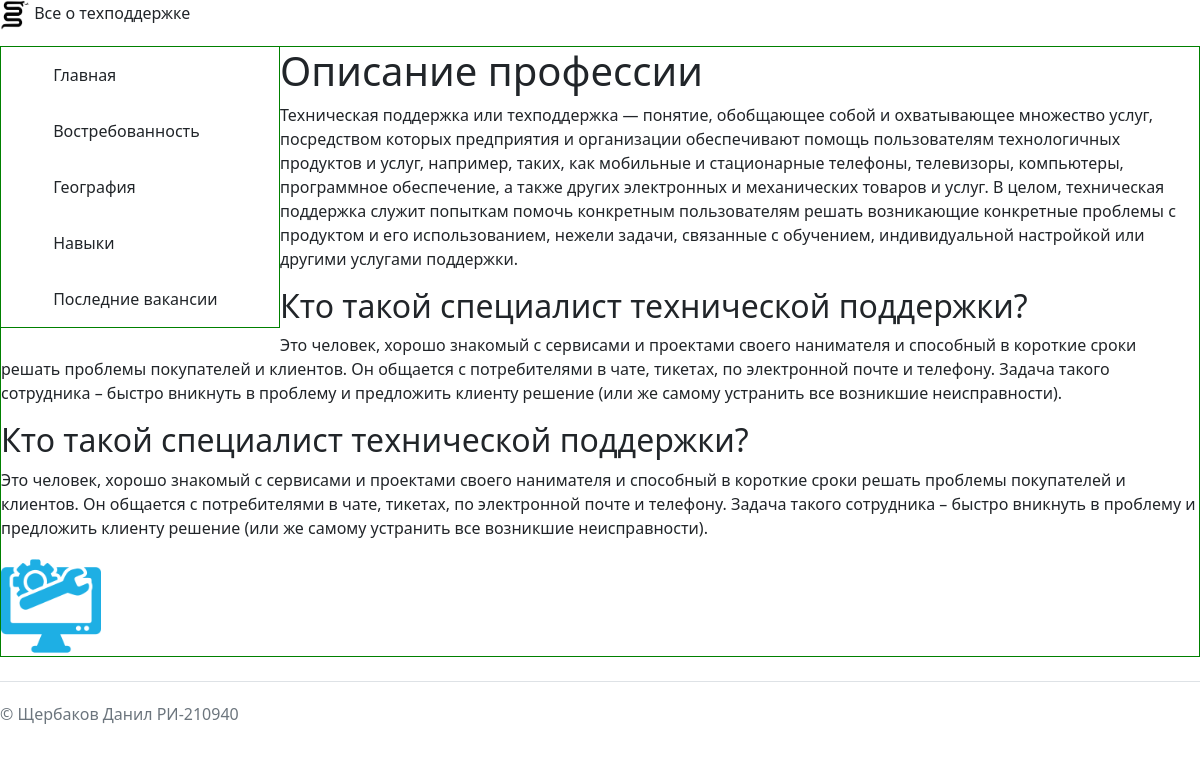
The page / on the database its author committed.
### main/models.py (models this page shows)
class Index(models.Model):
    title1 = models.CharField('Описание', max_length=1000, default=None)
    text1 = models.TextField('Текст1', default=None)
    title2 = models.CharField('Кто такой специалист', max_length=1000, default=None)
    text2 = models.TextField('Текст2', default=None)
    title3 = models.CharField('Обязанности', max_length=1000, default=None)
    text3 = models.TextField('Текст3', default=None)
    image = models.CharField('Ссылка', max_length=1000, default=None)

### main/views.py (the view)
# urls.py: path('', views.index),
def index(request):
    page = Index.objects.all()[0]
    return render(request, "main/index.html", context={'mainpage': page})

### main/templates/main/index.html
{% extends 'main/navigation.html' %}
{% block content %}
<div class="text1">
     <h1>{{ mainpage.title1 }}</h1>
     <p>{{ mainpage.text1 }}</p>
   <div class="text2">
        <h2>{{ mainpage.title2 }}</h2>
       <p>{{ mainpage.text2 }}</p>
    </div>
    <div class="text3">
        <h2>{{ mainpage.title2 }}</h2>
       <p>{{ mainpage.text2 }}</p>
         <img src={{mainpage.image}} width="100" height="100">
</div>
</div>
{% endblock %}

### main/static/css/navigation.css (style rules this page uses)
body { background: url('https://www.pixel-creation.com/wp-content/uploads/white-gradient-background-c2b7e291a0-download-free-beautiful-wallpapers-for.jpg') }

### rows shown on the page
Index: title1 "Описание профессии", text1 "Техническая поддержка или техподдержка — понятие, обобщающее собой и охватывающее множество услуг, посредством которых предприятия и организации обеспечивают помощь пользователям технологичных продуктов и услуг, например, таких, как мобильные и стационарные телефоны, телевизоры, компьютеры, программное обеспечение, а также других электронных и механических товаров и услуг. В целом, техническая поддержка служит попыткам помочь конкретным пользователям решать возникающие конкретные проблемы с продуктом и его использованием, нежели задачи, связанные с обучением, индивидуальной настройкой или другими услугами поддержки.", title2 "Кто такой специалист технической поддержки?", text2 "Это человек, хорошо знакомый с сервисами и проектами своего нанимателя и способный в короткие сроки решать проблемы покупателей и клиентов. Он общается с потребителями в чате, тикетах, по электронной почте и телефону. Задача такого сотрудника – быстро вникнуть в проблему и предложить клиенту решение (или же самому устранить все возникшие неисправности)."
